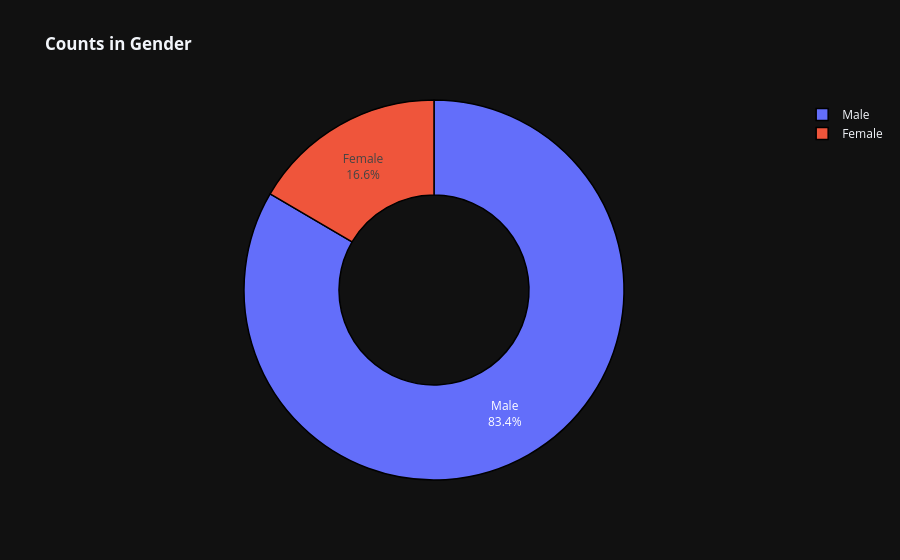

The notebook cell this image was saved under:
### Code cell
fig = px.pie(df, names = "Gender",
             title = "<b>Counts in Gender</b>",
             hole = 0.5, template = "plotly_dark")

fig.update_traces(textposition='inside',
                  textinfo='percent+label',
                  marker=dict(line=dict(color='#000000', width = 1.5)))


fig.show()

### Figure 1 — Plotly figure (JSON) as saved in the notebook; plotly's stock layout.template omitted (floating-point values rounded to 4 significant figures; data arrays with more than 128 entries replaced by an {"elided": "..."} marker saying what was removed)
{"data": [{"domain": {"x": [0, 1], "y": [0, 1]}, "hole": 0.5, "hovertemplate": "Gender=%{label}<extra></extra>", "labels": {"elided": "2966 str values"}, "legendgroup": "", "marker": {"line": {"color": "#000000", "width": 1.5}}, "name": "", "showlegend": true, "textinfo": "percent+label", "textposition": "inside", "type": "pie"}], "layout": {"legend": {"tracegroupgap": 0}, "title": {"text": "<b>Counts in Gender</b>"}}}
